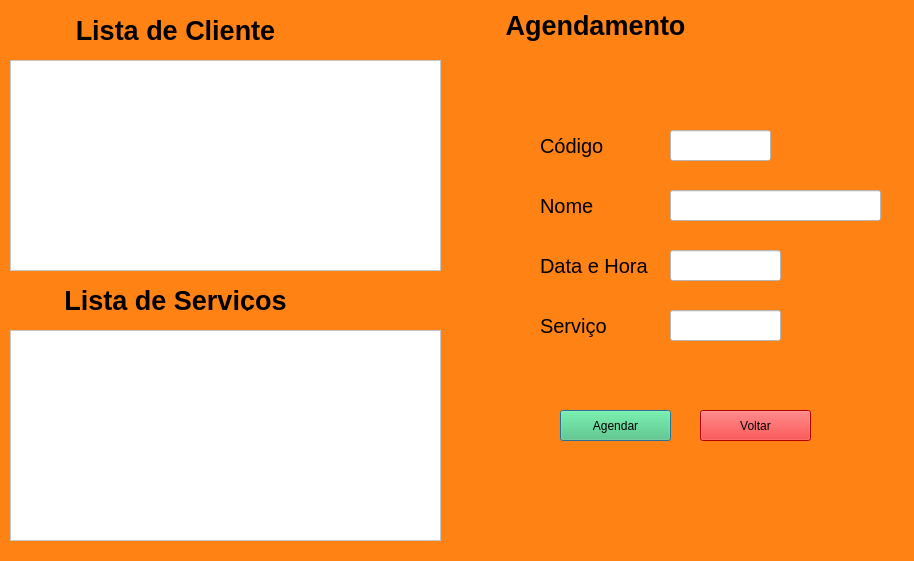
<?xml version="1.0" encoding="UTF-8"?>
<ui version="4.0">
 <class>Dialog</class>
 <widget class="QDialog" name="Dialog">
  <property name="geometry">
   <rect>
    <x>0</x>
    <y>0</y>
    <width>914</width>
    <height>561</height>
   </rect>
  </property>
  <property name="windowTitle">
   <string>Dialog</string>
  </property>
  <property name="styleSheet">
   <string notr="true">background-color:rgb(255, 130, 20)</string>
  </property>
  <widget class="QLabel" name="label">
   <property name="geometry">
    <rect>
     <x>310</x>
     <y>10</y>
     <width>571</width>
     <height>31</height>
    </rect>
   </property>
   <property name="font">
    <font>
     <pointsize>20</pointsize>
     <weight>75</weight>
     <bold>true</bold>
    </font>
   </property>
   <property name="whatsThis">
    <string>&lt;html&gt;&lt;head/&gt;&lt;body&gt;&lt;p align=&quot;center&quot;&gt;&lt;br/&gt;&lt;/p&gt;&lt;/body&gt;&lt;/html&gt;</string>
   </property>
   <property name="text">
    <string>Agendamento</string>
   </property>
   <property name="alignment">
    <set>Qt::AlignCenter</set>
   </property>
  </widget>
  <widget class="QPushButton" name="pushButton">
   <property name="geometry">
    <rect>
     <x>560</x>
     <y>410</y>
     <width>111</width>
     <height>31</height>
    </rect>
   </property>
   <property name="styleSheet">
    <string notr="true">background-color: rgb(69, 198, 116);</string>
   </property>
   <property name="text">
    <string>Agendar</string>
   </property>
  </widget>
  <widget class="QPushButton" name="pushButton_2">
   <property name="geometry">
    <rect>
     <x>700</x>
     <y>410</y>
     <width>111</width>
     <height>31</height>
    </rect>
   </property>
   <property name="styleSheet">
    <string notr="true">background-color: rgb(69, 198, 116);
background-color: rgb(255, 0, 0);</string>
   </property>
   <property name="text">
    <string>Voltar</string>
   </property>
  </widget>
  <widget class="QLabel" name="label_3">
   <property name="geometry">
    <rect>
     <x>30</x>
     <y>20</y>
     <width>291</width>
     <height>21</height>
    </rect>
   </property>
   <property name="font">
    <font>
     <pointsize>20</pointsize>
     <weight>75</weight>
     <bold>true</bold>
    </font>
   </property>
   <property name="whatsThis">
    <string>&lt;html&gt;&lt;head/&gt;&lt;body&gt;&lt;p align=&quot;center&quot;&gt;&lt;br/&gt;&lt;/p&gt;&lt;/body&gt;&lt;/html&gt;</string>
   </property>
   <property name="text">
    <string>Lista de Cliente</string>
   </property>
   <property name="alignment">
    <set>Qt::AlignCenter</set>
   </property>
  </widget>
  <widget class="QLabel" name="label_4">
   <property name="geometry">
    <rect>
     <x>30</x>
     <y>290</y>
     <width>291</width>
     <height>21</height>
    </rect>
   </property>
   <property name="font">
    <font>
     <pointsize>20</pointsize>
     <weight>75</weight>
     <bold>true</bold>
    </font>
   </property>
   <property name="whatsThis">
    <string>&lt;html&gt;&lt;head/&gt;&lt;body&gt;&lt;p align=&quot;center&quot;&gt;&lt;br/&gt;&lt;/p&gt;&lt;/body&gt;&lt;/html&gt;</string>
   </property>
   <property name="text">
    <string>Lista de Serviços</string>
   </property>
   <property name="alignment">
    <set>Qt::AlignCenter</set>
   </property>
  </widget>
  <widget class="QLineEdit" name="lineEdit_2">
   <property name="geometry">
    <rect>
     <x>670</x>
     <y>190</y>
     <width>211</width>
     <height>31</height>
    </rect>
   </property>
   <property name="styleSheet">
    <string notr="true">background-color: rgb(255, 255, 255);</string>
   </property>
  </widget>
  <widget class="QLineEdit" name="lineEdit">
   <property name="geometry">
    <rect>
     <x>670</x>
     <y>130</y>
     <width>101</width>
     <height>31</height>
    </rect>
   </property>
   <property name="styleSheet">
    <string notr="true">background-color: rgb(255, 255, 255);</string>
   </property>
  </widget>
  <widget class="QLineEdit" name="lineEdit_3">
   <property name="geometry">
    <rect>
     <x>670</x>
     <y>250</y>
     <width>111</width>
     <height>31</height>
    </rect>
   </property>
   <property name="styleSheet">
    <string notr="true">background-color: rgb(255, 255, 255);</string>
   </property>
   <property name="text">
    <string/>
   </property>
  </widget>
  <widget class="QLabel" name="label_2">
   <property name="geometry">
    <rect>
     <x>540</x>
     <y>130</y>
     <width>81</width>
     <height>31</height>
    </rect>
   </property>
   <property name="font">
    <font>
     <pointsize>15</pointsize>
    </font>
   </property>
   <property name="text">
    <string>Código</string>
   </property>
  </widget>
  <widget class="QLabel" name="label_6">
   <property name="geometry">
    <rect>
     <x>540</x>
     <y>190</y>
     <width>81</width>
     <height>31</height>
    </rect>
   </property>
   <property name="font">
    <font>
     <pointsize>15</pointsize>
    </font>
   </property>
   <property name="text">
    <string>Nome</string>
   </property>
  </widget>
  <widget class="QLabel" name="label_7">
   <property name="geometry">
    <rect>
     <x>540</x>
     <y>250</y>
     <width>110</width>
     <height>31</height>
    </rect>
   </property>
   <property name="font">
    <font>
     <pointsize>15</pointsize>
    </font>
   </property>
   <property name="text">
    <string>Data e Hora</string>
   </property>
  </widget>
  <widget class="QTableWidget" name="tableWidget">
   <property name="geometry">
    <rect>
     <x>10</x>
     <y>60</y>
     <width>431</width>
     <height>211</height>
    </rect>
   </property>
   <property name="styleSheet">
    <string notr="true">background-color: rgb(255, 255, 255);</string>
   </property>
  </widget>
  <widget class="QTableWidget" name="tableWidget_2">
   <property name="geometry">
    <rect>
     <x>10</x>
     <y>330</y>
     <width>431</width>
     <height>211</height>
    </rect>
   </property>
   <property name="styleSheet">
    <string notr="true">background-color: rgb(255, 255, 255);</string>
   </property>
  </widget>
  <widget class="QLineEdit" name="lineEdit_4">
   <property name="geometry">
    <rect>
     <x>670</x>
     <y>310</y>
     <width>111</width>
     <height>31</height>
    </rect>
   </property>
   <property name="styleSheet">
    <string notr="true">background-color: rgb(255, 255, 255);</string>
   </property>
   <property name="text">
    <string/>
   </property>
  </widget>
  <widget class="QLabel" name="label_8">
   <property name="geometry">
    <rect>
     <x>540</x>
     <y>310</y>
     <width>70</width>
     <height>31</height>
    </rect>
   </property>
   <property name="font">
    <font>
     <pointsize>15</pointsize>
    </font>
   </property>
   <property name="text">
    <string>Serviço</string>
   </property>
  </widget>
 </widget>
 <resources/>
 <connections/>
</ui>
